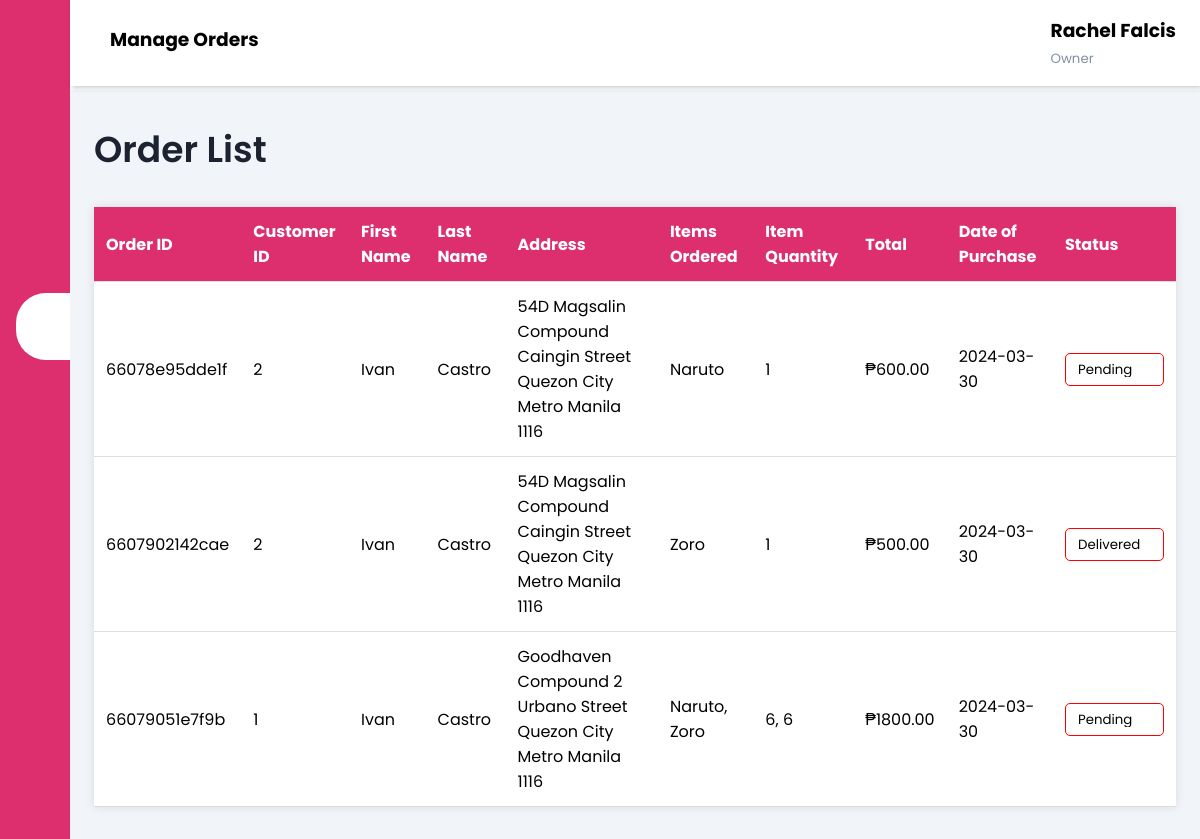
/pages/owner_orders.php (signed in), run on an earlier commit of the app's database.
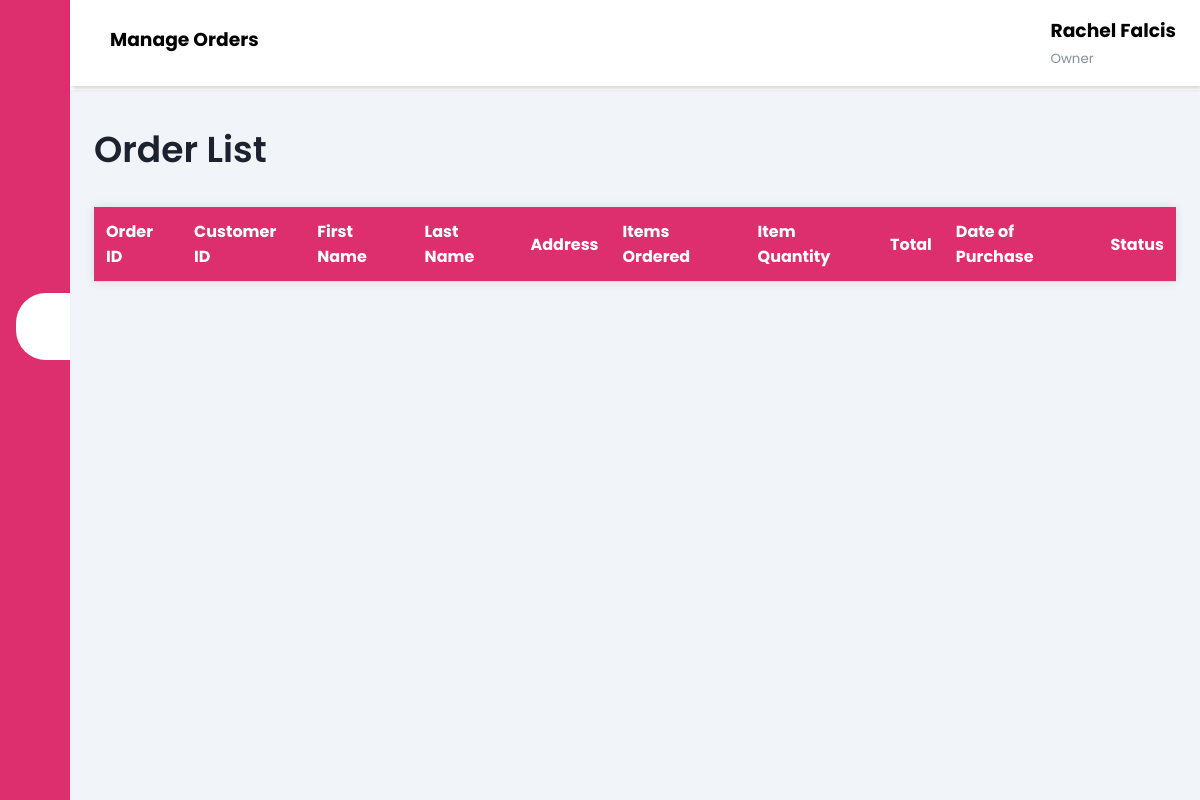
And on a later commit of the database.
### tables this page shows
CREATE TABLE `orders` (
  `order_id` varchar(36) NOT NULL,
  `customer_id` int(11) DEFAULT NULL,
  `firstname` varchar(255) DEFAULT NULL,
  `lastname` varchar(255) DEFAULT NULL,
  `address` text DEFAULT NULL,
  `items_ordered` text DEFAULT NULL,
  `item_quantity` text DEFAULT NULL,
  `total` decimal(10,2) DEFAULT NULL,
  `shipping_fee` decimal(10,2) DEFAULT NULL,
  `overall_total` decimal(10,2) DEFAULT NULL,
  `date_of_purchase` date DEFAULT NULL,
  `status` enum('Pending','Processing','Shipped','Delivered') NOT NULL DEFAULT 'Pending'
);

### pages/owner_orders.php (the view, shortened to what this page needs)
<!DOCTYPE html>
<html lang="en">
<head>
    <link rel="stylesheet" href="../css/dashboard.css">
    <link rel="stylesheet" href="https://maxst.icons8.com/vue-static/landings/line-awesome/line-awesome/1.3.0/css/line-awesome.min.css">
</head>
<body>
    <?php
    if (isset($_SESSION['firstname'])) {
        $firstname = $_SESSION['firstname'];
    } else {
        header("Location: login_page.php");
        exit();
    }
    if (isset($_SESSION['lastname'])) {
        $lastname = $_SESSION['lastname'];
    } else {
        header("Location: login_page.php");
        exit();
    }
    ?>
    <div class="sidebar <?php echo $_SESSION['nav_toggle'] ? 'open' : ''; ?>">
        <div class="sidebar-brand">
        </div>
        <div class="sidebar-menu">
            <ul>
                <li>
                    <a href="owner_dashboard.php"><span class="las la-igloo"></span>
                        <span>Owner Dashboard</span></a>
                </li>
                <li>
                    <a href="owner_view_customers.php"><span class="las la-users"></span>
                        <span>Customers</span></a>
                </li>
                <li>
                    <a href="owner_item_homepage.php"><span class="las la-shopping-basket"></span>
                        <span>Items</span></a>
                </li>
                <li>
                    <a href="owner_orders.php" class="active"><span class="las la-shopping-bag"></span>
                        <span>Orders</span></a>
                </li>
                <li>
                    <a href=""><span class="las la-chart-line"></span>
                        <span>Report</span></a>
                </li>
                <li>
                    <a href="manage_employees.php" class=""><span class="las la-user-circle"></span>
                        <span>Manage Employee</span></a>
                </li>
                <li>
                    <a href="owner_featured.php"><span class="las la-tasks"></span>
                        <span>Manage Content</span></a>
                </li>
                <li>
                    <a href="#" onclick="openLogoutPopup(); return false;"><span class="las la-sign-out-alt"></span>
                        <span>Logout</span></a>
                </li>
            </ul>
        </div>
    </div>
    <div class="main-content">
        <header>
            <h3>
                <label for="nav-toggle">
                    <span class="las la-bars"></span>
                </label>
                Manage Orders
            </h3>
            <div class="user-wrapper">
                <div>
                    <div>
                        <h3><?php echo $firstname . " " . $lastname; ?></h3>
                        <small>Owner</small>
                    </div>
                </div>
            </div>
        </header>
        <main>
            <div class="head-title">
                <div class="left">
                    <h3>Order List</h3>
                </div>
            </div>
            <div class="table">
                <table class="table">
                    <thead>
                        <tr>
                            <th>Order ID</th>
                            <th>Customer ID</th>
                            <th>First Name</th>
                            <th>Last Name</th>
                            <th>Address</th>
                            <th>Items Ordered</th>
                            <th>Item Quantity</th>
                            <th>Total</th>
                            <th>Date of Purchase</th>
                            <th>Status</th>
                        </tr>
                    </thead>
                    <tbody>
                        <?php
                        include('../database/db_yeokart.php');
                        $select_query = "SELECT `order_id`, `customer_id`, `firstname`, `lastname`, `address`, `items_ordered`, `item_quantity`, `total`, `date_of_purchase`, `status` FROM `orders` WHERE 1";
                        $result_query = mysqli_query($con, $select_query);
                        while ($row = mysqli_fetch_assoc($result_query)) {
                            echo '<tr id="order-row-' . $row['order_id'] . '">';
                            echo "<td>" . $row['order_id'] . "</td>";
                            echo "<td>" . $row['customer_id'] . "</td>";
                            echo "<td>" . $row['firstname'] . "</td>";
                            echo "<td>" . $row['lastname'] . "</td>";
                            echo "<td>" . $row['address'] . "</td>";
                            echo "<td>" . $row['items_ordered'] . "</td>";
                            echo "<td>" . $row['item_quantity'] . "</td>";
                            echo "<td>₱" . $row['total'] . "</td>";
                            echo "<td>" . $row['date_of_purchase'] . "</td>";
                            echo "<td>";
                            echo '<div class="button-class">';
                            echo '<select class="orderStatusSelect" onchange="updateOrderStatus(this.value, \'' . $row['order_id'] . '\')">';
                            include('../database/db_yeokart.php');
                            $status_query = "SHOW COLUMNS FROM `orders` LIKE 'status'";
                            $status_result = mysqli_query($con, $status_query);
                            $status_row = mysqli_fetch_assoc($status_result);
                            preg_match("/^enum\(\'(.*)\'\)$/", $status_row['Type'], $matches);
                            $status_enum_values = explode("','", $matches[1]);
                            foreach ($status_enum_values as $value) {
                                echo '<option value="' . $value . '" ' . ($row['status'] == $value ? 'selected' : '') . '>' . $value . '</option>';
                            }
                            echo '</select>';
                            echo '</div>';
                            echo "</td>";
                            echo "</tr>";
                        }
                        ?>
                    </tbody>
                </table>
            </div>
        </main>
</body>
</html>

### css/dashboard.css (style rules this page uses)
:root { --main-color: #DD2F6E; --dark-color:#d11c49; --color-dark: #1D2231; --text-grey: #8390A2; }
* { padding: 0; margin: 0; box-sizing: border-box; list-style-type: none; text-decoration: none; font-family: 'Poppins', sans-serif; }
.sidebar { width: 345px; position: fixed; left: 0; top: 0; height: 100%; background-color: var(--main-color); z-index: 100; transition: width 300ms; }
.sidebar-brand { height: 90px; padding: 1rem 0rem 1rem 2rem; color: #fff; }
.sidebar-menu { margin-top: 1rem; }
.sidebar-menu li { width: 100%; margin-bottom: 1.7rem; padding-left: 2rem; }
.sidebar-menu a { padding-left: 1rem; display: block; color: #fff; font-size: 1.1rem; }
.sidebar-menu a.active { background: #fff; padding-top: 1rem; padding-bottom: 1rem; color: var(--main-color); border-radius: 30px 0px 0px 30px; }
.sidebar-menu a span:first-child { font-size: 1.5rem; padding-right: 1rem; }
#nav-toggle:not(:checked) + .sidebar { width: 70px; }
#nav-toggle:not(:checked) + .sidebar .sidebar-brand, #nav-toggle:not(:checked) + .sidebar li { padding-left: 1rem; text-align: center; }
#nav-toggle:not(:checked) + .sidebar li a { padding-left: 0rem; }
#nav-toggle:not(:checked) ~ .main-content { margin-left: 70px; }
#nav-toggle:not(:checked) ~ .main-content header { width: calc(100% - 70px); left: 70px; }
.main-content { transition: margin-left 300ms; margin-left: 345px; }
.head-title { display: flex; align-items: center; justify-content: space-between; grid-gap: 16px; flex-wrap: wrap; }
.head-title .left h3 { font-size: 36px; font-weight: 600; margin-bottom: 10px; color: var(--color-dark) }
header { background-color: #fff; display: flex; justify-content: space-between; padding: 1rem 1.5rem; box-shadow: 2px 2px 5px rgba(0,0,0,0.2); position: fixed; left: 345px; width: calc(100% - 345px); top: 0; z-index: 100; transition: left 300ms; }
header label span { font-size: 1.7rem; padding-right: 1rem; }
.user-wrapper { display: flex; align-items: center; }
.user-wrapper small { display: inline-block; color: var(--text-grey); }
main { margin-top: 90px; padding: 2rem 1.5rem; background: #f1f5f9; min-height: calc(100vh - 90px); }
table { border-collapse: collapse; width: 100%; margin-top: 20px; box-shadow: 0 0 10px rgba(0, 0, 0, 0.1); }
th, td { padding: 12px; text-align: left; border-bottom: 1px solid #ddd; }
tr { background-color: #fff; }
th { background-color: var(--main-color); color: #fff; }
.button-class { display: flex; justify-content: space-around; }
select { appearance: none; -webkit-appearance: none; -moz-appearance: none; padding: 8px 12px; border: 1px solid #ccc; border-radius: 5px; background-color: #fff; cursor: pointer; }
option { background-color: #fff; color: #333; }

What changed in the data, as far as the page shows it:
removed orders: order_id "66078e95dde1f", customer "2", firstname "Ivan", lastname "Castro", address "54D Magsalin Compound Caingin Street Quezon City Metro Manila 1116", items_ordered "Naruto", item_quantity "1", total "600.00", date_of_purchase "2024-03-30", status+order_id "Pending"
removed orders: order_id "6607902142cae", customer "2", firstname "Ivan", lastname "Castro", address "54D Magsalin Compound Caingin Street Quezon City Metro Manila 1116", items_ordered "Zoro", item_quantity "1", total "500.00", date_of_purchase "2024-03-30", status+order_id "Delivered"
removed orders: order_id "66079051e7f9b", customer "1", firstname "Ivan", lastname "Castro", address "Goodhaven Compound 2 Urbano Street Quezon City Metro Manila 1116", items_ordered "Naruto, Zoro", item_quantity "6, 6", total "1800.00", date_of_purchase "2024-03-30", status+order_id "Pending"
